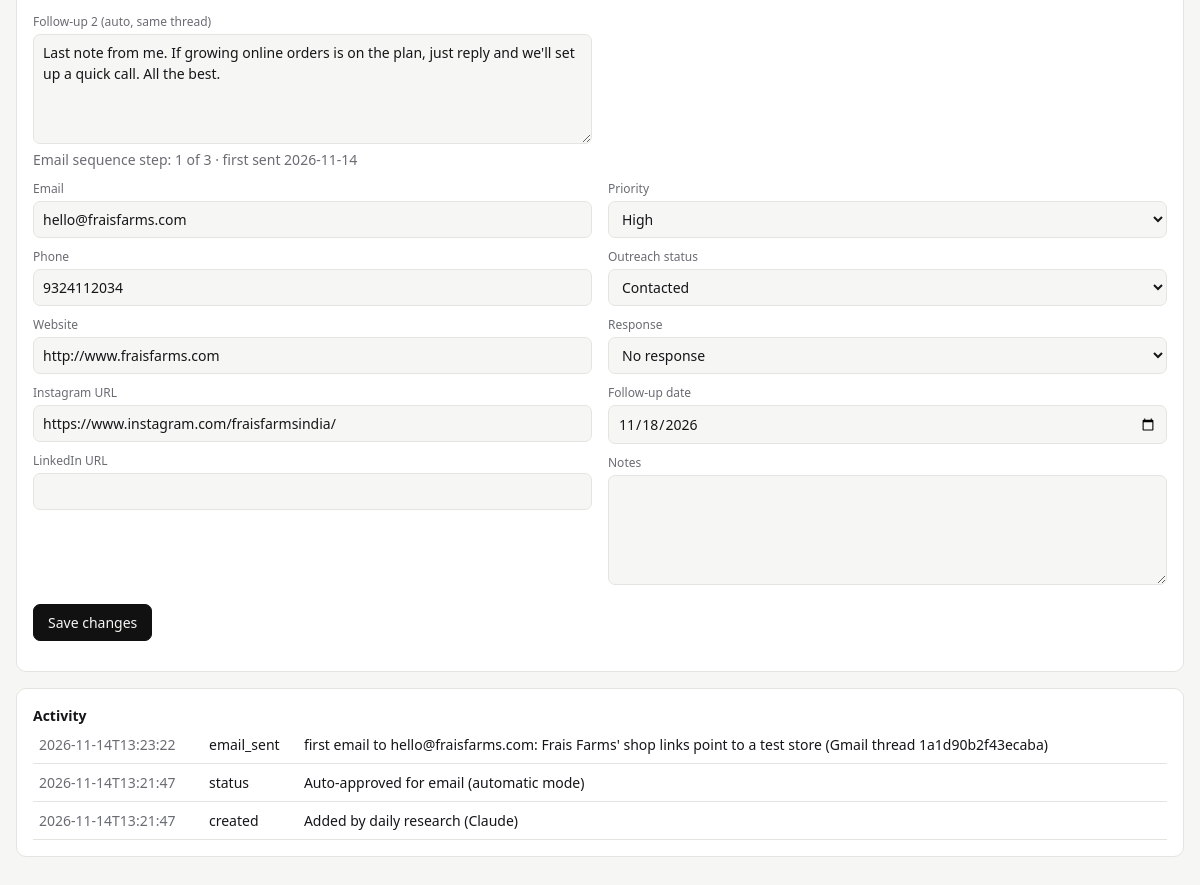
/lead/55 (lower part), run on an earlier commit of the app's database.
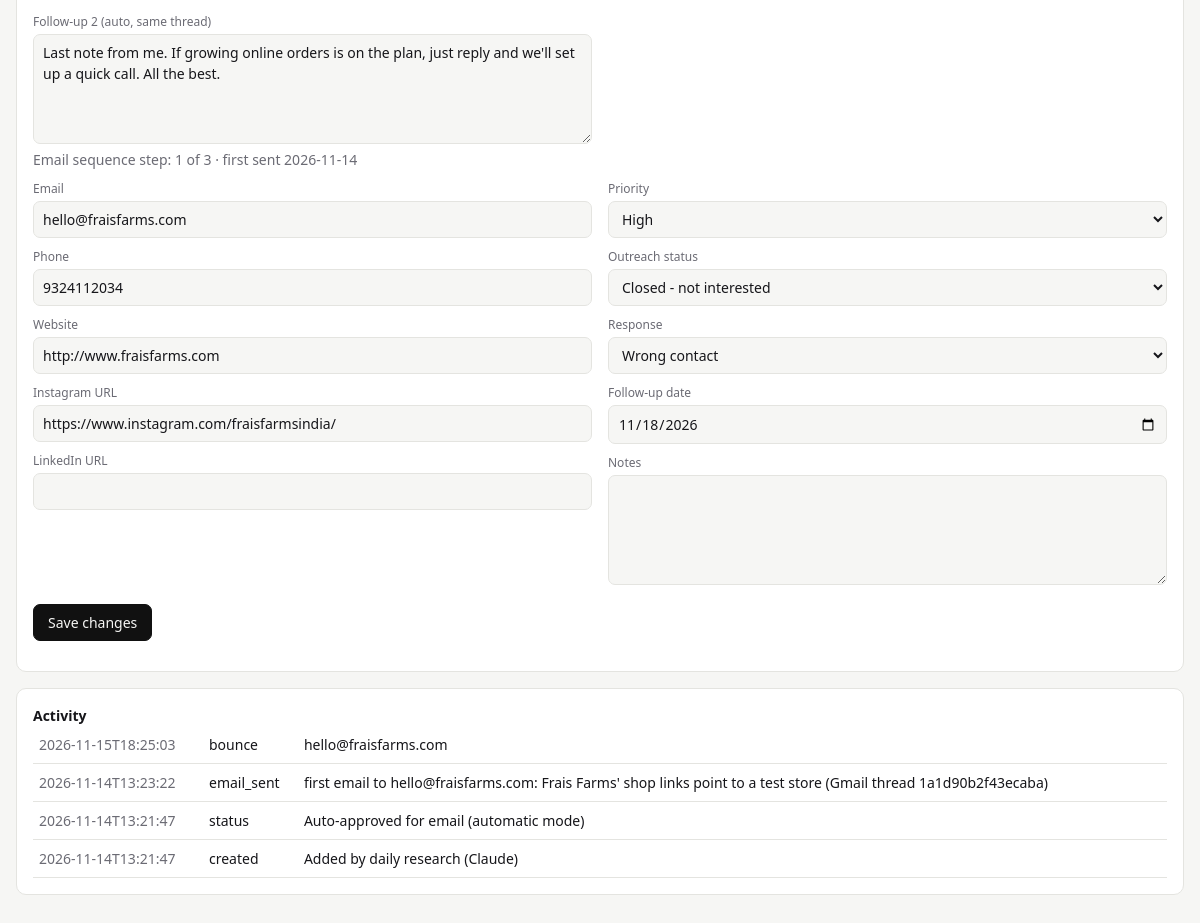
And on a later commit of the database.
### tables this page shows
CREATE TABLE activities (
    id INTEGER PRIMARY KEY AUTOINCREMENT,
    lead_id INTEGER REFERENCES leads(id),
    ts TEXT,
    kind TEXT,          -- email_sent, linkedin_sent, instagram_sent, call, note, status
    detail TEXT
);

### app.py (the view, shortened to what this page needs)
@app.route("/lead/<int:lead_id>", methods=["GET", "POST"])
def lead(lead_id):
    c = conn()
    row = c.execute("SELECT * FROM leads WHERE id = ?", (lead_id,)).fetchone()
    if not row:
        abort(404)
    acts = c.execute("SELECT * FROM activities WHERE lead_id = ? ORDER BY id DESC", (lead_id,)).fetchall()
    return render_template("lead.html", l=row, acts=acts, statuses=config.OUTREACH_STATUSES,
                           responses=config.RESPONSE_STATUSES)

### app.py (called while the page is built)
@app.template_filter("services")
def _services(v):
    try:
        return json.loads(v or "[]")
    except json.JSONDecodeError:
        return [v] if v else []

def conn():
    db.init_db()
    return db.connect()

### db.py (called while the page is built)
def connect() -> sqlite3.Connection:
    config.DB_PATH.parent.mkdir(parents=True, exist_ok=True)
    conn = sqlite3.connect(config.DB_PATH)
    conn.row_factory = sqlite3.Row
    conn.execute("PRAGMA foreign_keys = ON")
    return conn

def init_db() -> None:
    with connect() as conn:
        conn.executescript(SCHEMA)
        have = {r["name"] for r in conn.execute("PRAGMA table_info(leads)")}
        for col, typ in NEW_COLUMNS.items():
            if col not in have:
                conn.execute(f"ALTER TABLE leads ADD COLUMN {col} {typ}")

### templates/lead.html (shortened to what this page needs)
{% extends "base.html" %}{% block body %}
<form method="post" class="card"><input type="hidden" name="action" value="save">
<div class="two"><div>
<label>Follow-up 2 (auto, same thread)</label><textarea name="follow_up_2">{{ l.follow_up_2 or '' }}</textarea>
<div class="mute">Email sequence step: {{ l.email_step or 0 }} of 3{% if l.first_email_date %} · first sent {{ l.first_email_date }}{% endif %}</div>
</div><div>
</div></div>
<div class="two"><div>
<label>Email</label><input name="email" value="{{ l.email or '' }}">
<label>Phone</label><input name="phone" value="{{ l.phone or '' }}">
<label>Website</label><input name="website" value="{{ l.website or '' }}">
<label>Instagram URL</label><input name="instagram" value="{{ l.instagram or '' }}">
<label>LinkedIn URL</label><input name="linkedin" value="{{ l.linkedin or '' }}">
</div><div>
<label>Priority</label><select name="priority">{% for p in ['High','Medium','Low'] %}<option {{ 'selected' if p==l.priority }}>{{ p }}</option>{% endfor %}</select>
<label>Outreach status</label><select name="outreach_status">{% for s in statuses %}<option {{ 'selected' if s==l.outreach_status }}>{{ s }}</option>{% endfor %}</select>
<label>Response</label><select name="response_status">{% for s in responses %}<option {{ 'selected' if s==l.response_status }}>{{ s }}</option>{% endfor %}</select>
<label>Follow-up date</label><input type="date" name="follow_up_date" value="{{ l.follow_up_date or '' }}">
<label>Notes</label><textarea name="notes">{{ l.notes or '' }}</textarea>
</div></div>
<p><button>Save changes</button></p>
</form>
<div class="card"><b>Activity</b><table>{% for a in acts %}<tr><td class="mute" style="width:170px">{{ a.ts }}</td><td>{{ a.kind }}</td><td>{{ a.detail }}</td></tr>{% endfor %}</table></div>
{% endblock %}

What changed in the data, as far as the page shows it:
added activities: ts "2026-11-15T18:25:03", kind "bounce", detail "hello@fraisfarms.com"
Also different on the page:
form field outreach_status: "Contacted" → "Closed - not interested"
form field response_status: "No response" → "Wrong contact"
